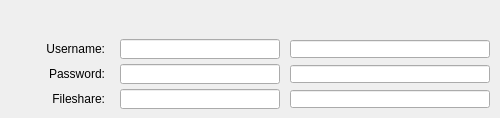
<?xml version="1.0" encoding="UTF-8"?>
<ui version="4.0">
 <class>MainWindow</class>
 <widget class="QMainWindow" name="MainWindow">
  <property name="geometry">
   <rect>
    <x>0</x>
    <y>0</y>
    <width>500</width>
    <height>118</height>
   </rect>
  </property>
  <property name="windowTitle">
   <string>MainWindow</string>
  </property>
  <property name="styleSheet">
   <string notr="true">

QWidget#centralWidget {background: rgba(187, 187, 187, 255);}

caTable {
       font: 10pt;
       background: cornsilk;
       alternate-background-color: wheat;
}

caLineEdit {
     border-radius: 1px;
     background: lightyellow;
     color: black;
 }

caTextEntry {
    color: rgb(127, 0, 63);
    background-color: cornsilk;
    selection-color: #0a214c;
    selection-background-color: wheat;
    border: 1px groove black;
    border-radius: 1px;
    padding: 1px;
}

caTextEntry:focus {
    padding: 0px;
    border: 2px groove darkred;
    border-radius: 1px;
}

QPushButton {
      border-color: #00b;
      border-radius: 2px;
      padding: 3px;
      border-width: 1px;

	background: qlineargradient(spread:pad, x1:0, y1:0, x2:0, y2:1,
						   stop:0   rgba(224, 239, 255, 255),
						   stop:0.5 rgba(199, 215, 230, 255),
						   stop:1   rgba(184, 214, 236, 255));
}
QPushButton:hover {
	background: qlineargradient(spread:pad, x1:0, y1:0, x2:0, y2:1,
						stop:0   rgba(201, 226, 255, 255),
						stop:0.5 rgba(177, 204, 230, 255),
						stop:1   rgba(163, 205, 236, 255));
}
QPushButton:pressed {
	background: qlineargradient(spread:pad, x1:0, y1:0, x2:0, y2:1,
						stop:0   rgba(174, 219, 255, 255),
						stop:0.5 rgba(165, 199, 230, 255),
						stop:1   rgba(134, 188, 236, 255));
}

QPushButton:disabled {
	background: qlineargradient(spread:pad, x1:0, y1:0, x2:0, y2:1,
						stop:0   rgba(174, 219, 255, 255),
						stop:0.5 rgba(165, 199, 230, 255),
						stop:1   rgba(134, 188, 236, 255));
}

caChoice {
      background: qlineargradient(x1: 0, y1: 0, x2: 0, y2: 1,
                                  stop: 0 #E1E1E1, stop: 0.4 #DDDDDD,
                                  stop: 0.5 #D8D8D8, stop: 1.0 #D3D3D3);
}

caChoice &gt; QPushButton {
      text-align: left;
      padding: 1px;
}

caSlider::groove:horizontal {
border: 1px solid #bbb;
background: lightgrey;
height: 20px;
border-radius: 4px;
}

caSlider::handle:horizontal {
background: red;
border: 1px solid #777;
width: 13px;
margin-top: -2px;
margin-bottom: -2px;
border-radius: 2px;
}



</string>
  </property>
  <widget class="QWidget" name="centralwidget">
   <widget class="caLineEdit" name="caLineEdit_2">
    <property name="geometry">
     <rect>
      <x>290</x>
      <y>40</y>
      <width>200</width>
      <height>18</height>
     </rect>
    </property>
    <property name="alignment">
     <set>Qt::AlignAbsolute|Qt::AlignLeading|Qt::AlignLeft|Qt::AlignVCenter</set>
    </property>
    <property name="channel" stdset="0">
     <string notr="true">$(P)$(R)Username_RBV</string>
    </property>
    <property name="foreground">
     <color>
      <red>10</red>
      <green>0</green>
      <blue>184</blue>
     </color>
    </property>
    <property name="background">
     <color>
      <red>187</red>
      <green>187</green>
      <blue>187</blue>
     </color>
    </property>
    <property name="colorMode">
     <enum>caLineEdit::Static</enum>
    </property>
    <property name="precisionMode">
     <enum>caLineEdit::Channel</enum>
    </property>
    <property name="limitsMode">
     <enum>caLineEdit::Channel</enum>
    </property>
    <property name="maxValue">
     <double>1.000000000000000</double>
    </property>
    <property name="minValue">
     <double>0.000000000000000</double>
    </property>
    <property name="fontScaleMode" stdset="0">
     <enum>caLineEdit::WidthAndHeight</enum>
    </property>
    <property name="formatType">
     <enum>caLineEdit::decimal</enum>
    </property>
   </widget>
   <widget class="caLabel" name="caLabel_2">
    <property name="geometry">
     <rect>
      <x>5</x>
      <y>39</y>
      <width>100</width>
      <height>20</height>
     </rect>
    </property>
    <property name="text">
     <string>Username:</string>
    </property>
    <property name="alignment">
     <set>Qt::AlignAbsolute|Qt::AlignRight|Qt::AlignTrailing|Qt::AlignVCenter</set>
    </property>
    <property name="fontScaleMode">
     <enum>ESimpleLabel::WidthAndHeight</enum>
    </property>
    <property name="foreground">
     <color>
      <red>0</red>
      <green>0</green>
      <blue>0</blue>
     </color>
    </property>
    <property name="background">
     <color alpha="0">
      <red>0</red>
      <green>0</green>
      <blue>0</blue>
     </color>
    </property>
    <property name="frameShape">
     <enum>QFrame::NoFrame</enum>
    </property>
   </widget>
   <widget class="caTextEntry" name="caTextEntry_2">
    <property name="geometry">
     <rect>
      <x>120</x>
      <y>39</y>
      <width>160</width>
      <height>20</height>
     </rect>
    </property>
    <property name="channel" stdset="0">
     <string notr="true">$(P)$(R)Username</string>
    </property>
    <property name="foreground">
     <color>
      <red>0</red>
      <green>0</green>
      <blue>0</blue>
     </color>
    </property>
    <property name="background">
     <color>
      <red>115</red>
      <green>223</green>
      <blue>255</blue>
     </color>
    </property>
    <property name="colorMode">
     <enum>caLineEdit::Static</enum>
    </property>
    <property name="precisionMode">
     <enum>caLineEdit::Channel</enum>
    </property>
    <property name="limitsMode">
     <enum>caLineEdit::Channel</enum>
    </property>
    <property name="maxValue">
     <double>1.000000000000000</double>
    </property>
    <property name="minValue">
     <double>0.000000000000000</double>
    </property>
    <property name="fontScaleMode" stdset="0">
     <enum>caLineEdit::WidthAndHeight</enum>
    </property>
    <property name="formatType">
     <enum>caLineEdit::decimal</enum>
    </property>
   </widget>
   <widget class="caLineEdit" name="caLineEdit_3">
    <property name="geometry">
     <rect>
      <x>290</x>
      <y>65</y>
      <width>200</width>
      <height>18</height>
     </rect>
    </property>
    <property name="alignment">
     <set>Qt::AlignAbsolute|Qt::AlignLeading|Qt::AlignLeft|Qt::AlignVCenter</set>
    </property>
    <property name="channel" stdset="0">
     <string notr="true">$(P)$(R)Password_RBV</string>
    </property>
    <property name="foreground">
     <color>
      <red>10</red>
      <green>0</green>
      <blue>184</blue>
     </color>
    </property>
    <property name="background">
     <color>
      <red>187</red>
      <green>187</green>
      <blue>187</blue>
     </color>
    </property>
    <property name="colorMode">
     <enum>caLineEdit::Static</enum>
    </property>
    <property name="precisionMode">
     <enum>caLineEdit::Channel</enum>
    </property>
    <property name="limitsMode">
     <enum>caLineEdit::Channel</enum>
    </property>
    <property name="maxValue">
     <double>1.000000000000000</double>
    </property>
    <property name="minValue">
     <double>0.000000000000000</double>
    </property>
    <property name="fontScaleMode" stdset="0">
     <enum>caLineEdit::WidthAndHeight</enum>
    </property>
    <property name="formatType">
     <enum>caLineEdit::decimal</enum>
    </property>
   </widget>
   <widget class="caTextEntry" name="caTextEntry_3">
    <property name="geometry">
     <rect>
      <x>120</x>
      <y>64</y>
      <width>160</width>
      <height>20</height>
     </rect>
    </property>
    <property name="channel" stdset="0">
     <string notr="true">$(P)$(R)Password</string>
    </property>
    <property name="foreground">
     <color>
      <red>0</red>
      <green>0</green>
      <blue>0</blue>
     </color>
    </property>
    <property name="background">
     <color>
      <red>115</red>
      <green>223</green>
      <blue>255</blue>
     </color>
    </property>
    <property name="colorMode">
     <enum>caLineEdit::Static</enum>
    </property>
    <property name="precisionMode">
     <enum>caLineEdit::Channel</enum>
    </property>
    <property name="limitsMode">
     <enum>caLineEdit::Channel</enum>
    </property>
    <property name="maxValue">
     <double>1.000000000000000</double>
    </property>
    <property name="minValue">
     <double>0.000000000000000</double>
    </property>
    <property name="fontScaleMode" stdset="0">
     <enum>caLineEdit::WidthAndHeight</enum>
    </property>
    <property name="formatType">
     <enum>caLineEdit::decimal</enum>
    </property>
   </widget>
   <widget class="caLabel" name="caLabel_3">
    <property name="geometry">
     <rect>
      <x>5</x>
      <y>64</y>
      <width>100</width>
      <height>20</height>
     </rect>
    </property>
    <property name="text">
     <string>Password:</string>
    </property>
    <property name="alignment">
     <set>Qt::AlignAbsolute|Qt::AlignRight|Qt::AlignTrailing|Qt::AlignVCenter</set>
    </property>
    <property name="fontScaleMode">
     <enum>ESimpleLabel::WidthAndHeight</enum>
    </property>
    <property name="foreground">
     <color>
      <red>0</red>
      <green>0</green>
      <blue>0</blue>
     </color>
    </property>
    <property name="background">
     <color alpha="0">
      <red>0</red>
      <green>0</green>
      <blue>0</blue>
     </color>
    </property>
    <property name="frameShape">
     <enum>QFrame::NoFrame</enum>
    </property>
   </widget>
   <widget class="caLineEdit" name="caLineEdit_4">
    <property name="geometry">
     <rect>
      <x>290</x>
      <y>90</y>
      <width>200</width>
      <height>18</height>
     </rect>
    </property>
    <property name="alignment">
     <set>Qt::AlignAbsolute|Qt::AlignLeading|Qt::AlignLeft|Qt::AlignVCenter</set>
    </property>
    <property name="channel" stdset="0">
     <string notr="true">$(P)$(R)FilePath_RBV</string>
    </property>
    <property name="foreground">
     <color>
      <red>10</red>
      <green>0</green>
      <blue>184</blue>
     </color>
    </property>
    <property name="background">
     <color>
      <red>187</red>
      <green>187</green>
      <blue>187</blue>
     </color>
    </property>
    <property name="colorMode">
     <enum>caLineEdit::Static</enum>
    </property>
    <property name="precisionMode">
     <enum>caLineEdit::Channel</enum>
    </property>
    <property name="limitsMode">
     <enum>caLineEdit::Channel</enum>
    </property>
    <property name="maxValue">
     <double>1.000000000000000</double>
    </property>
    <property name="minValue">
     <double>0.000000000000000</double>
    </property>
    <property name="fontScaleMode" stdset="0">
     <enum>caLineEdit::WidthAndHeight</enum>
    </property>
    <property name="formatType">
     <enum>caLineEdit::decimal</enum>
    </property>
   </widget>
   <widget class="caTextEntry" name="caTextEntry_4">
    <property name="geometry">
     <rect>
      <x>120</x>
      <y>89</y>
      <width>160</width>
      <height>20</height>
     </rect>
    </property>
    <property name="channel" stdset="0">
     <string notr="true">$(P)$(R)FilePath</string>
    </property>
    <property name="foreground">
     <color>
      <red>0</red>
      <green>0</green>
      <blue>0</blue>
     </color>
    </property>
    <property name="background">
     <color>
      <red>115</red>
      <green>223</green>
      <blue>255</blue>
     </color>
    </property>
    <property name="colorMode">
     <enum>caLineEdit::Static</enum>
    </property>
    <property name="precisionMode">
     <enum>caLineEdit::Channel</enum>
    </property>
    <property name="limitsMode">
     <enum>caLineEdit::Channel</enum>
    </property>
    <property name="maxValue">
     <double>1.000000000000000</double>
    </property>
    <property name="minValue">
     <double>0.000000000000000</double>
    </property>
    <property name="fontScaleMode" stdset="0">
     <enum>caLineEdit::WidthAndHeight</enum>
    </property>
    <property name="formatType">
     <enum>caLineEdit::decimal</enum>
    </property>
   </widget>
   <widget class="caLabel" name="caLabel_4">
    <property name="geometry">
     <rect>
      <x>5</x>
      <y>89</y>
      <width>100</width>
      <height>20</height>
     </rect>
    </property>
    <property name="text">
     <string>Fileshare:</string>
    </property>
    <property name="alignment">
     <set>Qt::AlignAbsolute|Qt::AlignRight|Qt::AlignTrailing|Qt::AlignVCenter</set>
    </property>
    <property name="fontScaleMode">
     <enum>ESimpleLabel::WidthAndHeight</enum>
    </property>
    <property name="foreground">
     <color>
      <red>0</red>
      <green>0</green>
      <blue>0</blue>
     </color>
    </property>
    <property name="background">
     <color alpha="0">
      <red>0</red>
      <green>0</green>
      <blue>0</blue>
     </color>
    </property>
    <property name="frameShape">
     <enum>QFrame::NoFrame</enum>
    </property>
   </widget>
   <widget class="caChoice" name="cachoice">
    <property name="geometry">
     <rect>
      <x>5</x>
      <y>10</y>
      <width>100</width>
      <height>20</height>
     </rect>
    </property>
    <property name="channel" stdset="0">
     <string notr="true">$(P)$(R)Corrections</string>
    </property>
    <property name="stackingMode" stdset="0">
     <enum>caChoice::Column</enum>
    </property>
   </widget>
  </widget>
 </widget>
 <customwidgets>
  <customwidget>
   <class>caChoice</class>
   <extends>QWidget</extends>
   <header>caChoice</header>
  </customwidget>
  <customwidget>
   <class>caTextEntry</class>
   <extends>caLineEdit</extends>
   <header>caTextEntry</header>
  </customwidget>
  <customwidget>
   <class>caLabel</class>
   <extends>QLabel</extends>
   <header>caLabel</header>
  </customwidget>
  <customwidget>
   <class>caLineEdit</class>
   <extends>QLineEdit</extends>
   <header>caLineEdit</header>
  </customwidget>
 </customwidgets>
 <resources/>
 <connections/>
</ui>
